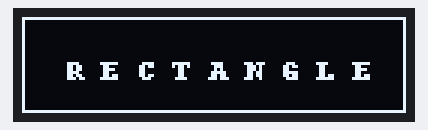
Recording of a program running on a simulated Raspberry Pi (BCM pin numbers). Shown: 128×32 one-colour display. At 0.1 s the program stops and its outputs stay as they are.

Above: at 0.1 s.

The program:

OLEDRect.py
```python
#--------------------------------------------------------------
#
#		DISPLAY A RECTANGLE WITH TEXT INSIDE
#		====================================
#
# In this progra a rectangle is displayed at the corners of the
# display and text R E C T A N G L E is displayed inside
#
# Author: Dogan Ibrahim
# File  : OLEDRect.py
# Date  : November.py
#---------------------------------------------------------------
from PIL import Image,ImageDraw,ImageFont
from board import SCL, SDA
import busio
import adafruit_ssd1306

i2c = busio.I2C(SCL, SDA)
display = adafruit_ssd1306.SSD1306_I2C(128, 32, i2c)
font = ImageFont.load_default()

display.fill(0)
display.show()

width=(display.width)
height=(display.height)
image=Image.new('1',(width,height))
draw=ImageDraw.Draw(image)
draw.rectangle((0,0, 127, 31),outline = 255, fill = 0)
draw.text((15, 12),"R E C T A N G L E", font = font, fill = 255)
display.image(image)
display.show()
```
